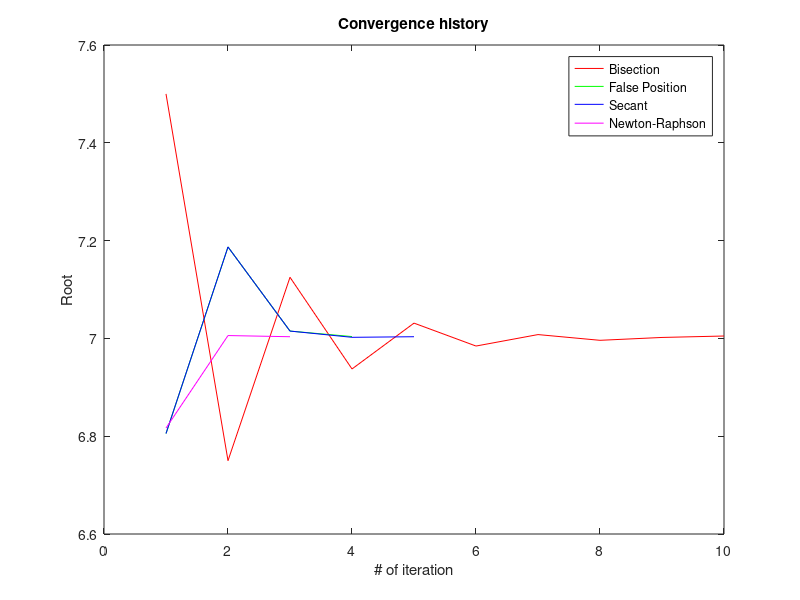

Source code (MATLAB):
f = @(x) 8*cos(x).^3 + 4*x/5 - 9;
fprime = @(x) -24*cos(x).^2.*sin(x) + 4/5;

tol = 10^-4;
convergence_bisection = [];
convergence_false_position = [];
convergence_secant = [];
convergence_newton_raphson = [];

% Bisection
a = 6;
b = 9;
c = (a + b)/2;
while abs(f(c)) >= tol
    convergence_bisection = [convergence_bisection, c];
    if f(a)*f(c) < 0
        b = c;
    else
        a = c;
    end
    c = (a + b)/2;
end

% False Position
a = 6;
b = 9;
c = (a*f(b) - b*f(a))/(f(b) - f(a));
while abs(f(c)) >= tol
    convergence_false_position = [convergence_false_position, c];
    if f(a)*f(c) < 0
        b = c;
    else
        a = c;
    end
    c = (a*f(b) - b*f(a))/(f(b) - f(a));
end

% Secant 
a = 6;
b = 9;
x = [a, b];
while abs(f(x(end))) >= tol
    x(end+1) = x(end) - f(x(end))*(x(end) - x(end-1))/(f(x(end)) - f(x(end-1)));
    convergence_secant = [convergence_secant, x(end)];
end

% Newton-Raphson 
x = 5;
while abs(f(x)) >= tol
    x = x - f(x)/fprime(x);
    convergence_newton_raphson = [convergence_newton_raphson, x];
end

figure
plot(1:length(convergence_bisection), convergence_bisection, 'r', 1:length(convergence_false_position), convergence_false_position, 'g', 1:length(convergence_secant), convergence_secant, 'b', 1:length(convergence_newton_raphson), convergence_newton_raphson, 'm')
legend('Bisection', 'False Position', 'Secant', 'Newton-Raphson')
xlabel('# of iteration')
ylabel('Root')
title('Convergence history')
